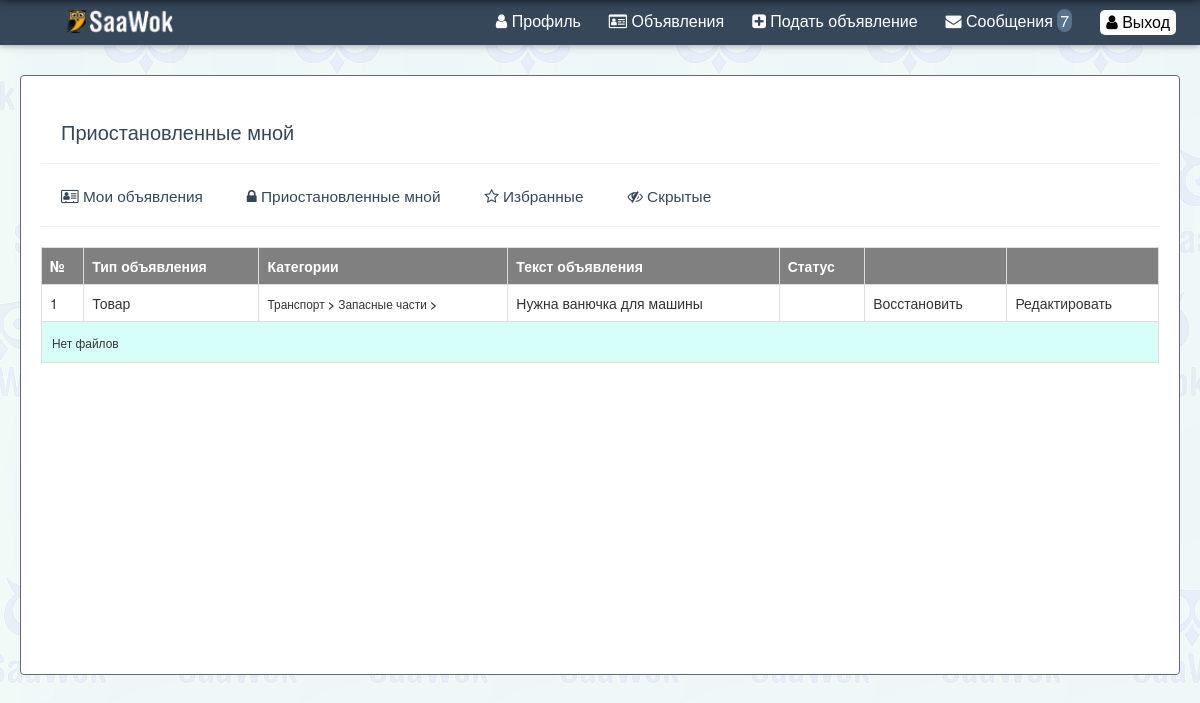
/cabinet/ads_my_arh.php (signed in), run on the app's committed database.
### tables this page shows
CREATE TABLE `ads` (
  `id` int(11) NOT NULL AUTO_INCREMENT,
  `date` text NOT NULL,
  `author` text NOT NULL,
  `type` int(11) NOT NULL,
  `cat1` text NOT NULL,
  `cat2` text NOT NULL,
  `cat3` text NOT NULL,
  `text` text NOT NULL,
  `region` text NOT NULL,
  `city` text NOT NULL,
  `status` text NOT NULL,
  `files` text NOT NULL,
  `comment` text NOT NULL,
  PRIMARY KEY (`id`)
);

CREATE TABLE `cats` (
  `id` int(11) NOT NULL AUTO_INCREMENT,
  `cat` text NOT NULL,
  `parent_id` int(11) NOT NULL,
  `type` int(11) NOT NULL,
  PRIMARY KEY (`id`)
);

### cabinet/ads_my_arh.php (the view, shortened to what this page needs)
<?php
$headerr=new Headerr();
$db=new Database();
$headerr->headerrs("Мои объявления","","","utf-8");
$headerr->user_bar();
$user_id=$_COOKIE['id'];
$ads=$db->db_select("ads","WHERE author='$user_id' and (status=1 or status=11)");
$ads_count=count($ads);
echo "
<div class='content Scontainer'>
 <div class='user_block'>
  <h3>Приостановленные мной</h3>
<hr>
<a class='nav_st1' href='ads_my.php'><i class='fa fa-address-card-o' aria-hidden='true'></i> Мои объявления</a>
<a class='nav_st1' href='ads_my_arh.php'><i class='fa fa-lock' aria-hidden='true'></i> Приостановленные мной</a>
<a class='nav_st1' href='fav_ob.php'><i class='fa fa-star-o' aria-hidden='true'></i> Избранные</a>
<a class='nav_st1' href='hide_ob.php'><i class='fa fa-eye-slash' aria-hidden='true'></i> Скрытые</a>
";
echo "<hr>";
echo "<table class='table table-bordered'>";
echo "<tr>
		<th>№</th>
		<th>Тип объявления</th>
		<th>Категории</th>
		<th>Текст объявления</th>
		<th>Статус</th>
		<th></th>
		<th></th>
	</tr>";
for($i=0;$i<$ads_count; $i++){
	if($ads[$i]['type']==0){
		$type='Товар';
	}else{
		$type='Услуга';
	}
	echo "<tr>
		<td>".($i+1)."</td>
		<td>".$type."</td>
		<td><small>".$db->get_cat_by_id($ads[$i]['cat1'])."<b> > </b>
		".$db->get_cat_by_id($ads[$i]['cat2'])."<b> > </b>
		".$db->get_cat_by_id($ads[$i]['cat3'])."</small></td>
		<td>".$ads[$i]['text']."</td>
		<td>".$status."</td>
		<td><a href='ads_my_arh.php?id=".$ads[$i]['id']."'>Восстановить</a></td>
		<td>
		<a href='ads_edit.php?id=".$ads[$i]['id']."'>Редактировать</a>
		</td>
	</tr>
	<tr>
	<td colspan=7 style='background-color: #D6FFF9;  padding:10px;'>
	<small>
	";
	$db->get_files("../uploads/".$ads[$i]['author']."/".$ads[$i]['files']."/","");
	echo "
	</small>
	</td>
	</tr>
	";
}
echo "</table>";
echo "</div></div>";
?>

### classes/db.php (shortened to what this page needs)
<?php
class Database{
	public function db_connect(){
		$this->conn = mysqli_connect(HOST, USER_NAME, USER_PASS, DB_NAME);
	}
	public function db_select($table_name,$sql_param){
		$conn= $this->conn;
		$sql = "SELECT * FROM ".$table_name." ".$sql_param;
		$result = mysqli_query($conn, $sql);
		if (mysqli_num_rows($result) > 0) {
			while($row = mysqli_fetch_assoc($result)) {
				$rows[]=$row;
			}
		}
		return $rows;
	}
	public function get_cat_by_id($id){
		$conn= $this->conn;
		$sql = "SELECT * FROM cats WHERE id='$id'";
		$result = mysqli_query($conn, $sql);
		if (mysqli_num_rows($result) > 0) {
			while($row = mysqli_fetch_assoc($result)) {
				$rows=$row['cat'];
			}
		}
		return $rows;
	}
	public function get_files($dirr,$ads_id) {
			if(file_exists($dirr)){
			$user_id=$_COOKIE['id'];
			$dir= scandir($dirr);
			$dir_count=count($dir);
			for($i=2;$i<$dir_count;$i++){
				echo "
				<a href='".$dirr."".$dir[$i]."' target='_blank'><img src='".$dirr."".$dir[$i]."' height='40em'></a>
				";
				if($ads_id<>""){
                                        echo "<a href='ads_edit.php?del=".$dir[$i]."&id=".$ads_id."'> --  Удалить -- </a>";
                                }
				echo "
				";
			}
		}else{
			echo "Нет файлов";
		}
	}
}
?>

### css/style_old.css (style rules this page uses)
a { text-decoration: none; }
th { padding:5px; background-color:grey; color:white; }

### css/style.css (style rules this page uses)
.Scontainer { width: 100%; }
body { background-image: url(../images/p.png); background-position: left top; background-repeat: repeat; background-attachment: fixed; height: 100%; }
body:before { content: ""; position: fixed; top: -10px; left: 0; width: 100%; height: 10px; -webkit-box-shadow: 0px 0px 10px rgba(0,0,0,.8); -moz-box-shadow: 0px 0px 10px rgba(0,0,0,.8); box-shadow: 0px 0px 10px rgba(0,0,0,.8); z-index: 100; }
.content { min-height: 600px; width: 1160px; height: 100%; margin: 0 auto; }
a { color: inherit; }
a { background-color: transparent; -webkit-text-decoration-skip: objects; }
* { box-sizing:border-box; }
.user_block { width: 100%; min-height: 600px; max-height: 1400px; margin: 0 auto; padding: 25px 20px; background-color: #fff; border: 1px solid #5D6C7A; border-radius: 4px; margin-bottom: 30px; }
.nav_st1 { padding-left: 20px; font-size: 1.1em; padding-right: 20px; color: #354759; }

### data on the page
ads: type "Товар", cat1.cat "Транспорт", cat2.cat "Запасные части", text "Нужна ванючка для машины"

### other printed values
$massages_count "7"
